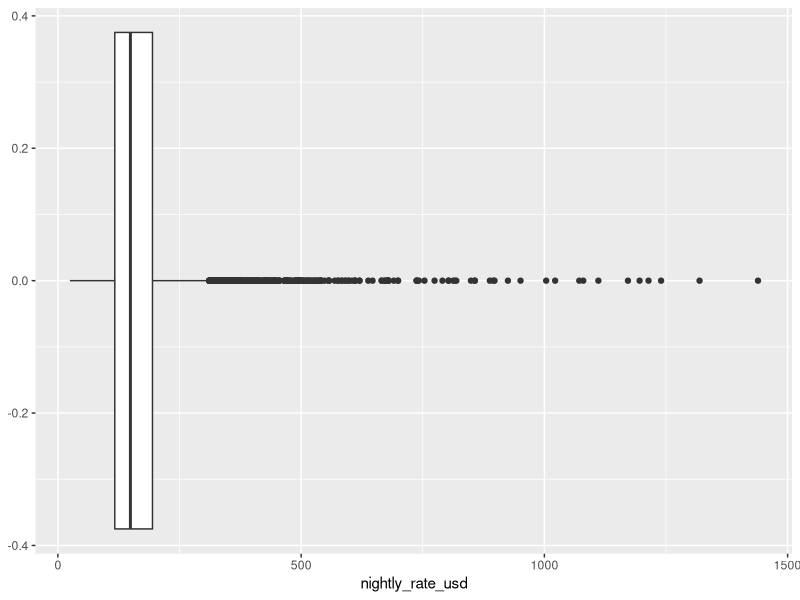
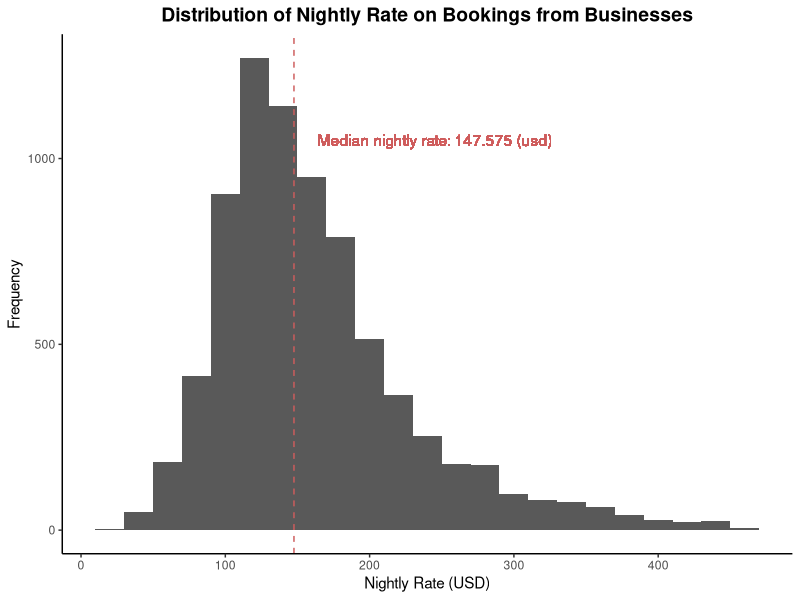
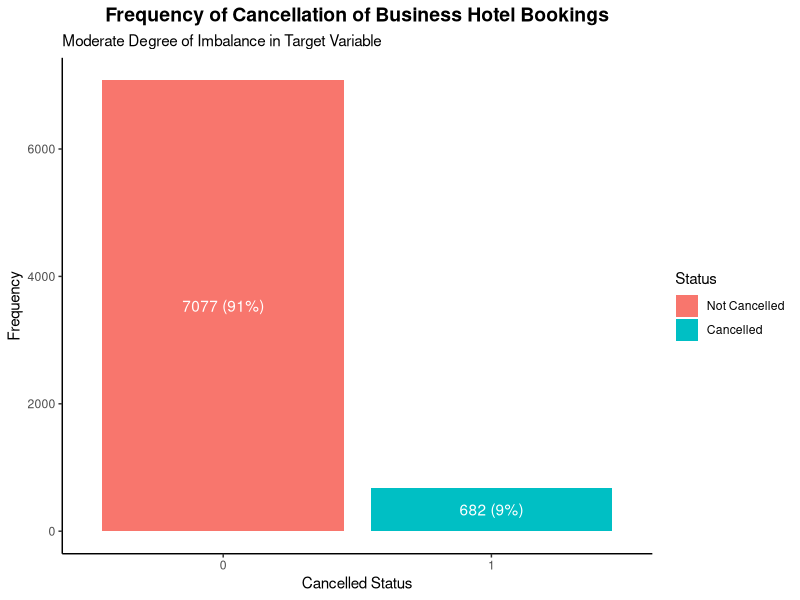
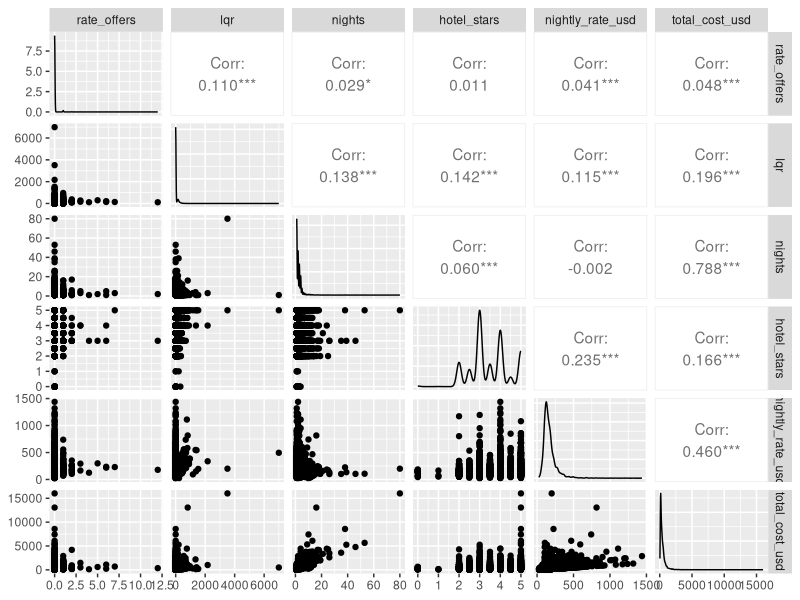
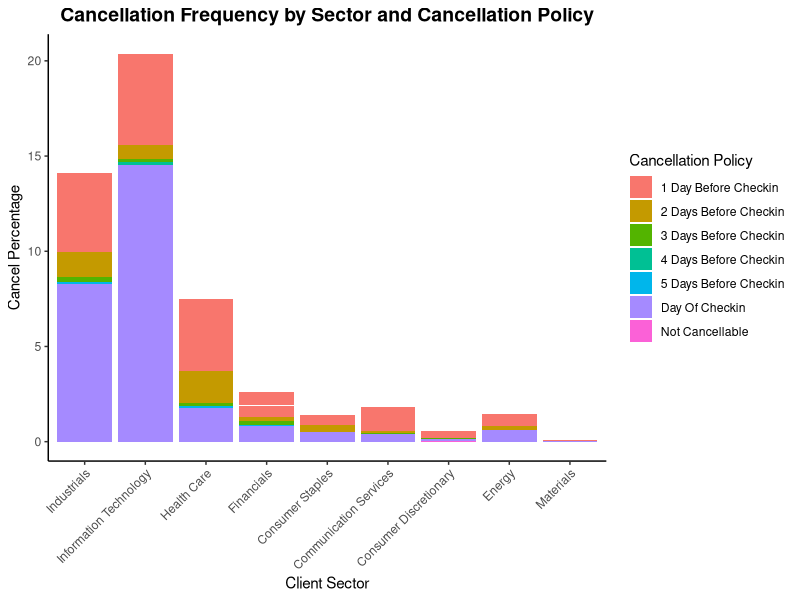

Recreate these plots in R, in order. (Note: this script raises an error after producing the figures.)
## ---- chunk 1
knitr::opts_chunk$set(echo = TRUE)
## ---- chunk 2
library(tidyverse)
library(ggplot2)
library(GGally)
library(forcats)
library(mice)
## ---- chunk 3
booking_data <- read.csv("data/NDAQ-CHB.csv")
## ---- chunk 4
# Check for missing values
sum(is.na(booking_data))

colSums(is.na(booking_data)) %>% 
  as.data.frame() %>% 
  filter(. > 0) %>% 
  rownames_to_column() %>% 
  rename("Column with NA" = 1,
         "Count of NA" = 2)
## ---- chunk 5
# Check for empty values
colSums(booking_data == "") %>% 
  as.data.frame() %>% 
  filter(. > 0) %>% 
  rownames_to_column() %>% 
  rename("Column with EMPTY" = 1,
         "Count of EMPTY" = 2)
## ---- chunk 6
# Check for duplicate
booking_data %>% 
  filter(duplicated(reservation_id))
## ---- chunk 7
# Outlier detection
booking_data %>% 
  ggplot(aes(x = nightly_rate_usd)) +
  geom_boxplot()

# Using z-score
booking_data %>% 
  mutate(z_score = (nightly_rate_usd - mean(nightly_rate_usd)) / sd(nightly_rate_usd)) %>% 
  filter(abs(z_score) > 3)
## ---- chunk 8
# Univariate analysis - Nightly rate (USD)
booking_data %>% 
  mutate(z_score = (nightly_rate_usd - mean(nightly_rate_usd)) / sd(nightly_rate_usd)) %>% 
  # Removing outliers
  filter(abs(z_score) < 3) %>%
  # Visualization of target variable
  ggplot(aes(x = nightly_rate_usd)) +
  geom_histogram(binwidth = 20) +
  geom_vline(aes(xintercept = median(nightly_rate_usd)), color="indianred", linetype="dashed")+
  geom_text(aes(x = median(nightly_rate_usd), label = paste("Median nightly rate:", median(nightly_rate_usd), "(usd)"), y = 1050), color = "indianred", hjust= -0.1) +
  labs(x = "Nightly Rate (USD)", y = "Frequency",
       title = "Distribution of Nightly Rate on Bookings from Businesses") +
  theme_classic() +
  theme(plot.title = element_text(face = "bold", size = 14, hjust = 0.5))
## ---- chunk 9
# Univariate analysis - Cancellation
booking_data %>% 
  mutate(cancelled = ifelse(cancel_date == "",0,1) %>% as.factor()) %>% 
  ggplot(aes(x = cancelled, fill = cancelled)) +
  geom_bar() + 
  stat_count(geom = "text", colour = "white", aes(label = paste0(..count..," (",round(..count../nrow(booking_data)*100,0), "%)")),position=position_stack(vjust=0.5))+
  scale_fill_discrete(name = "Status", labels = c("Not Cancelled", "Cancelled")) +
  labs(x = "Cancelled Status", y = "Frequency",
       title = "Frequency of Cancellation of Business Hotel Bookings",
       subtitle = "Moderate Degree of Imbalance in Target Variable") +
  theme_classic() +
  theme(plot.title = element_text(face = "bold", size = 14, hjust = 0.5))
## ---- chunk 10
# Multivariate analysis - Nightly rate (USD)
booking_data %>% 
  select_if(is.numeric) %>% 
  select(-c(hotel_latitude, hotel_longitude, nightly_rate_native,total_cost_native)) %>% 
  ggpairs()
## ---- chunk 11
# Multivariate analysis - Cancellation
booking_data %>% 
  mutate(cancelled = ifelse(cancel_date == "",0,1)) %>% 
  group_by(gic_sector) %>% 
  mutate(cancel_percentage = sum(cancelled)/n()) %>% 
  ungroup() %>% 
  filter(cancelled == 1 & gic_sector != "" & start_cancel_policy != "") %>% 
  ggplot(aes(x = fct_infreq(gic_sector), y = cancel_percentage, fill = start_cancel_policy)) +
  geom_col() +
  labs(x = "Client Sector", y = "Cancel Percentage",
       title = "Cancellation Frequency by Sector and Cancellation Policy",
       fill = "Cancellation Policy") +
  theme_classic() +
  theme(plot.title = element_text(face = "bold", size = 14, hjust = 0.5),
        axis.text.x = element_text(angle = 45, hjust= 1))
## ---- chunk 12
clean_data <- booking_data %>% 
  # Clean formatting
  mutate(start_bed_type = gsub(",", "", start_bed_type),
         start_cancel_policy = ifelse(start_cancel_policy == "6 Or More Days Before Checkin", "6 or More Days Before Checkin", start_cancel_policy),
         hotel_chain_name = ifelse(hotel_chain_name == "", hotel_brand_name, hotel_chain_name),
         start_commission_info = ifelse(start_commission_info == "", NA, start_commission_info),
         start_cancel_policy = ifelse(start_cancel_policy == "", NA, start_cancel_policy),
         start_room_type = ifelse(start_room_type == "", NA, start_room_type),
         start_bed_type = ifelse(start_bed_type == "", NA, start_bed_type),
         hotel_chain_name = case_when(
           hotel_chain_name == "Ihg" ~ "IHG",
           hotel_chain_name == "Nh Hotels" ~ "NH Hotels",
           hotel_chain_name == "Preferred Hotel & Resorts" ~ "Preferred Hotel Group",
           hotel_chain_name == "Nh Hoteles" ~ "NH Hotels",
           hotel_chain_name == "Shangri-la Hotels And Resorts" ~ "Shangri-La Hotels and Resorts",
           hotel_chain_name == "Supranational Hotels" ~ "Supranational",
           TRUE ~ hotel_chain_name),
         booking_source = toupper(booking_source)) %>% 
  # Data type conversion
  mutate(across(c(added_date, modified_date, created_date, check_in, check_out, cancel_date), as.Date),
         across(c(booking_source, hotel_chain_name, start_commission_info, start_cancel_policy, start_rate_type, start_room_type, start_bed_type, start_amenities, gic_sector),as.factor)) %>% 
  # Remove irrelevant features
  select(-c(hotel_name, hotel_brand_code, hotel_chain_ticker_symbol, hotel_address, hotel_state, hotel_postal_code, nightly_rate_native, total_cost_native,currency_code))
## ---- chunk 13
# Imputation
data_for_imp <- clean_data %>% 
  select(c(created_date, rate_offers, lqr, booking_source, check_in, check_out, nights, hotel_latitude, hotel_longitude, hotel_chain_name, hotel_stars, nightly_rate_usd, total_cost_usd, start_commission_info, start_cancel_policy, start_rate_type, start_room_type, start_bed_type, start_amenities))

imp <- mice(data_for_imp, method = "rf", m = 5, maxit =5, seed=3467)

complete_data <- complete(imp)

clean_data$start_commission_info <- complete_data$start_commission_info
clean_data$start_cancel_policy <- complete_data$start_cancel_policy
clean_data$start_room_type <- complete_data$start_room_type
clean_data$start_bed_type <- complete_data$start_bed_type

# Double check for missing data
colSums(is.na(clean_data))
## ---- chunk 14
df <- clean_data %>% 
  mutate(free_wifi = ifelse(grepl("Free Wifi", start_amenities), 1,0),
         free_breakfast = ifelse(grepl("Free Breakfast", start_amenities), 1,0),
         free_parking = ifelse(grepl("Free Breakfast", start_amenities), 1,0),
         concierge = ifelse(grepl("Concierge", start_amenities), 1,0),
         amenities = free_wifi+free_breakfast+free_parking+concierge,
         cancelled = ifelse(!is.na(cancel_date),1,0),
         leadtime = as.numeric(check_in - created_date),
         checkin_month = month(check_in),
         weekday_booking = mapply(function(x,y) sum(!weekdays(seq(x, y,"days")) %in% c("Saturday", "Sunday")), check_in,check_out),
         weekend_booking = mapply(function(x,y) sum(weekdays(seq(x, y,"days")) %in% c("Saturday", "Sunday")), check_in,check_out),
         booking_change = ifelse(added_date == modified_date, 0,1),
         ) %>% 
  # Previous cancellation per company (client)
  group_by(company_id) %>% 
  mutate(client_cancellation = sum(cancelled)) %>% 
  ungroup() %>% 
  # Previous cancellation per agency
  group_by(agency_id) %>% 
  mutate(agency_cancellation = sum(cancelled)) %>% 
  ungroup() %>% 
  # Previous cancellation per hotel
  group_by(hotel_brand_name) %>% 
  mutate(hotel_cancellation = sum(cancelled)) %>% 
  ungroup() %>% 
  # Correct data type of new features
  mutate(across(c(free_wifi, free_breakfast, free_parking, concierge, cancelled, checkin_month, booking_change), as.factor)) %>% 
  # Removing booking made after checkin
  filter(leadtime > 0)
## ---- chunk 15
transformation <- df %>% 
  select_if(is.numeric) %>% 
  select(-c(hotel_latitude, hotel_longitude))

transformation %>% 
  pivot_longer(cols = everything(), names_to = "var", values_to = "value") %>% 
  ggplot(aes(x = value)) +
  geom_histogram() +
  facet_wrap(~ var, scales = "free") +
  theme_classic()

transformation <- transformation %>%
  mutate(log_nightly_rate = log(nightly_rate_usd),
         log_total_cost = log(total_cost_usd),
         log_lead_time = log(leadtime),
         log_nights = log(nights),
         sq_client_cancellation = client_cancellation^2,
         sq_agency_cancellation = agency_cancellation^2,
         sq_hotel_stars = hotel_stars^2
  )
